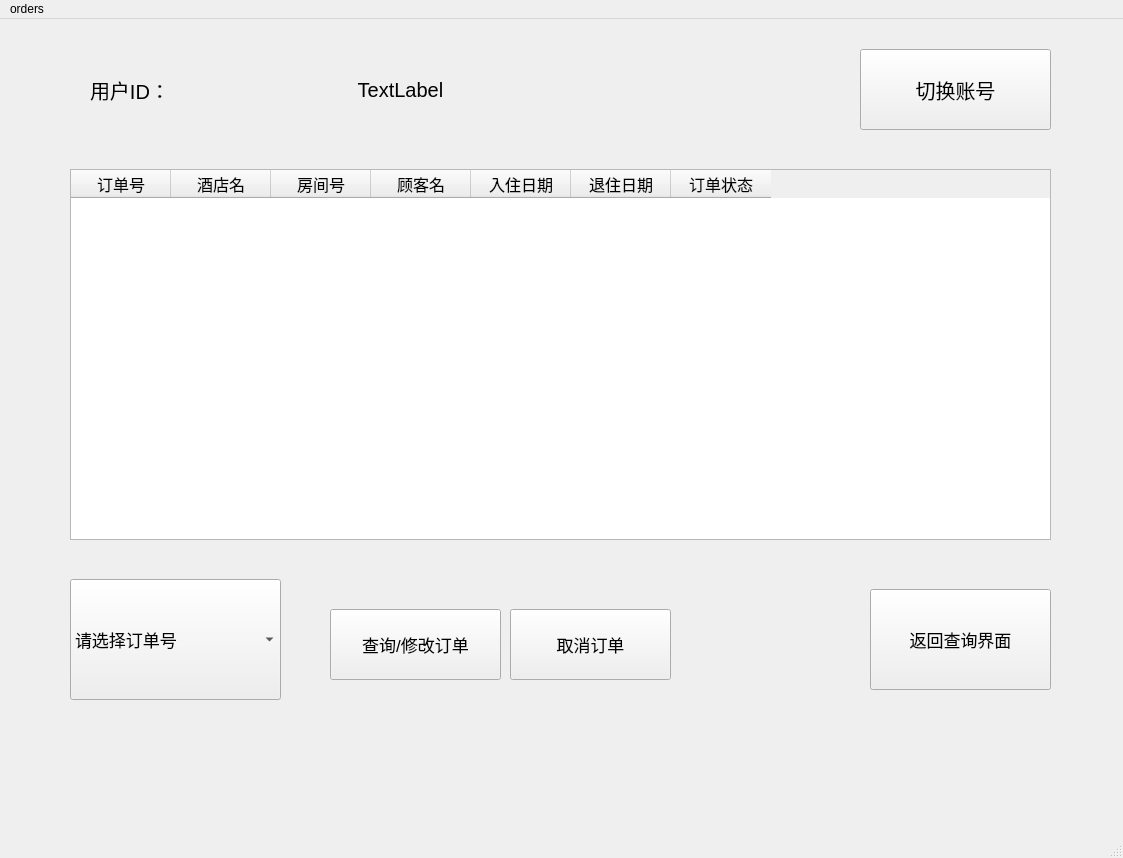
<?xml version="1.0" encoding="UTF-8"?>
<ui version="4.0">
 <class>MainWindow</class>
 <widget class="QMainWindow" name="MainWindow">
  <property name="geometry">
   <rect>
    <x>0</x>
    <y>0</y>
    <width>1123</width>
    <height>858</height>
   </rect>
  </property>
  <property name="windowTitle">
   <string>MainWindow</string>
  </property>
  <widget class="QWidget" name="centralwidget">
   <widget class="QLabel" name="label">
    <property name="geometry">
     <rect>
      <x>250</x>
      <y>30</y>
      <width>301</width>
      <height>81</height>
     </rect>
    </property>
    <property name="font">
     <font>
      <pointsize>15</pointsize>
     </font>
    </property>
    <property name="text">
     <string>TextLabel</string>
    </property>
    <property name="alignment">
     <set>Qt::AlignCenter</set>
    </property>
   </widget>
   <widget class="QTableWidget" name="tableWidget">
    <property name="geometry">
     <rect>
      <x>70</x>
      <y>150</y>
      <width>981</width>
      <height>371</height>
     </rect>
    </property>
    <property name="font">
     <font>
      <pointsize>12</pointsize>
     </font>
    </property>
    <column>
     <property name="text">
      <string>订单号</string>
     </property>
    </column>
    <column>
     <property name="text">
      <string>酒店名</string>
     </property>
    </column>
    <column>
     <property name="text">
      <string>房间号</string>
     </property>
    </column>
    <column>
     <property name="text">
      <string>顾客名</string>
     </property>
    </column>
    <column>
     <property name="text">
      <string>入住日期</string>
     </property>
    </column>
    <column>
     <property name="text">
      <string>退住日期</string>
     </property>
    </column>
    <column>
     <property name="text">
      <string>订单状态</string>
     </property>
    </column>
   </widget>
   <widget class="QComboBox" name="comboBox">
    <property name="geometry">
     <rect>
      <x>70</x>
      <y>560</y>
      <width>211</width>
      <height>121</height>
     </rect>
    </property>
    <property name="font">
     <font>
      <pointsize>13</pointsize>
     </font>
    </property>
    <item>
     <property name="text">
      <string>请选择订单号</string>
     </property>
    </item>
   </widget>
   <widget class="QPushButton" name="pushButton_2">
    <property name="geometry">
     <rect>
      <x>330</x>
      <y>590</y>
      <width>171</width>
      <height>71</height>
     </rect>
    </property>
    <property name="font">
     <font>
      <pointsize>13</pointsize>
     </font>
    </property>
    <property name="text">
     <string>查询/修改订单</string>
    </property>
   </widget>
   <widget class="QPushButton" name="pushButton_3">
    <property name="geometry">
     <rect>
      <x>510</x>
      <y>590</y>
      <width>161</width>
      <height>71</height>
     </rect>
    </property>
    <property name="font">
     <font>
      <pointsize>13</pointsize>
     </font>
    </property>
    <property name="text">
     <string>取消订单</string>
    </property>
   </widget>
   <widget class="QPushButton" name="pushButton_4">
    <property name="geometry">
     <rect>
      <x>870</x>
      <y>570</y>
      <width>181</width>
      <height>101</height>
     </rect>
    </property>
    <property name="font">
     <font>
      <pointsize>13</pointsize>
     </font>
    </property>
    <property name="text">
     <string>返回查询界面</string>
    </property>
   </widget>
   <widget class="QLabel" name="label_2">
    <property name="geometry">
     <rect>
      <x>90</x>
      <y>30</y>
      <width>141</width>
      <height>81</height>
     </rect>
    </property>
    <property name="font">
     <font>
      <pointsize>15</pointsize>
     </font>
    </property>
    <property name="text">
     <string>用户ID：</string>
    </property>
   </widget>
   <widget class="QPushButton" name="pushButton">
    <property name="geometry">
     <rect>
      <x>860</x>
      <y>30</y>
      <width>191</width>
      <height>81</height>
     </rect>
    </property>
    <property name="font">
     <font>
      <pointsize>15</pointsize>
     </font>
    </property>
    <property name="text">
     <string>切换账号</string>
    </property>
   </widget>
  </widget>
  <widget class="QMenuBar" name="menubar">
   <property name="geometry">
    <rect>
     <x>0</x>
     <y>0</y>
     <width>1123</width>
     <height>22</height>
    </rect>
   </property>
   <widget class="QMenu" name="menuorders">
    <property name="font">
     <font>
      <pointsize>12</pointsize>
     </font>
    </property>
    <property name="title">
     <string>orders</string>
    </property>
   </widget>
   <addaction name="menuorders"/>
  </widget>
  <widget class="QStatusBar" name="statusbar"/>
 </widget>
 <resources/>
 <connections/>
</ui>
